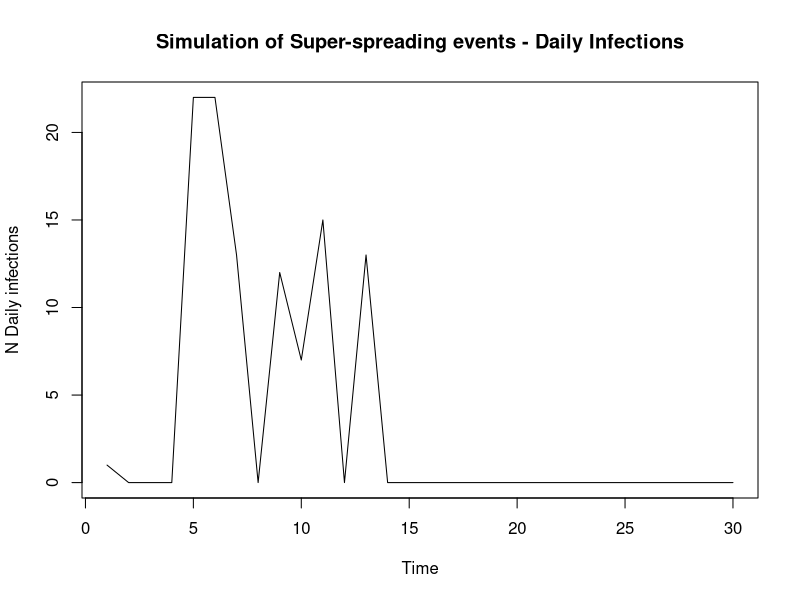
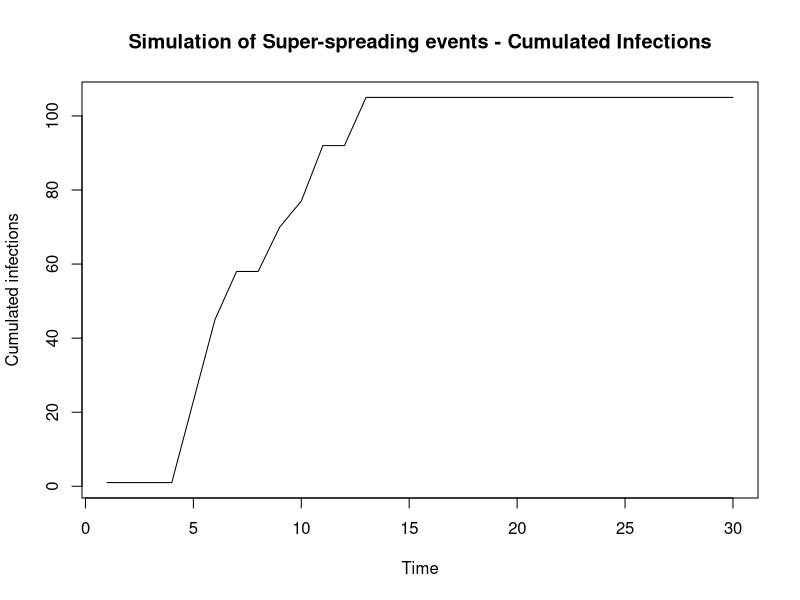

The R script that drew these images, in order: (Note: this script raises an error after producing the figures.)
#Simulate Branching Process
#par(mar=c(1,1,1,1))

#Parameters
num_days = 30 #100
shape_gamma = 6
scale_gamma = 1
alphaX = 1 #Without ss event, ~r0. 

#Function
simulate_branching_ss = function(num_days, shape_gamma, scale_gamma, alphaX, betaX, gammaX) {
  'Simulate an epidemic with Superspreading events
  prop_ss = Proportion of superspreading days
  magnitude_ss = increased rate of superspreading event'
  
  #Set up
  total_infecteds = vector('numeric', num_days)
  nsse_infecteds = vector('numeric', num_days)
  sse_infecteds = vector('numeric', num_days)
  total_infecteds[1] = 1
  nsse_infecteds[1] = 1
  sse_infecteds[1] = 0
  
  #Infectiousness (Discrete gamma) - I.e 'Infectiousness Pressure' - Sum of all people
  #Explanation: Gamma is a continuous function so integrate over the density at that point in time (today - previous day)
  prob_infect = pgamma(c(1:num_days), shape = shape_gamma, scale = scale_gamma) - pgamma(c(0:(num_days-1)), shape = shape_gamma, scale = scale_gamma)
  
  #Days of Infection Spreading
  for (t in 2:num_days) {
    
    #Regular infecteds (tot_rate = lambda) fix notation
    lambda_t = sum(nsse_infecteds[1:(t-1)]*rev(prob_infect[1:(t-1)])) #?Why is it the reversed probability
    tot_rate = alphaX*lambda_t #Product of infecteds & their probablilty of infection along the gamma dist at that point in time
    nsse_infecteds[t] = rpois(1, tot_rate) #Assuming number of cases each day follows a poisson distribution. Causes jumps in data 
    
    #Super-spreaders
    n_t = rpois(1, betaX*lambda_t) #Number of super-spreading events (beta)
    
    if (n_t > 0){
      sse_infecteds[t] = rpois(1, gammaX*n_t) #z_t: Total infecteds due to super-spreading event - num of events x Num individuals
    }
    
    total_infecteds[t] = nsse_infecteds[t] + sse_infecteds[t]
  }
  
  total_infecteds
}

#Implement
betaX = 10 
gammaX = 5
start_time = Sys.time()
x = simulate_branching_ss(num_days, shape_gamma, scale_gamma, alphaX, gammaX, betaX)
end_time = Sys.time()
time_elap = end_time - start_time
#print(time_elap)
x

#Plots
plot.ts(x, ylab = "N Daily infections", main = 'Simulation of Super-spreading events - Daily Infections')
cum_data <- cumsum(x)
plot.ts(cum_data, ylab = "Cumulated infections", main = 'Simulation of Super-spreading events - Cumulated Infections')


#*********************************************************************
#Plots
plot_variations = function(list_r0, list_scale_shape, num_days){
  #Plot
  par(mfrow=c(3,5))
  for (shape_scale in list_scale_shape){
    shape_gamma = shape_scale[[1]]
    scale_gamma = shape_scale[[2]]
    for (r0 in list_r0){
      num_daily = simulate_branching(num_days, r0, shape_gamma, scale_gamma)
      plot.ts(num_daily,lwd = 2, ylab = "N Daily infections", col = 'purple')
    }
  }
}

#*********
#Params + Apply
num_days = 30
list_r0 = c(0.5, 1, 2, 4, 8)
#list_shape_scale = list(list(9,0.5) , list(7.5,1.0), list(6,1))
list_shape_scale = list(list(2,2), list(3,2), list(1.5, 2))
plot_variations(list_r0,  list_shape_scale, num_days)

#**********
#Inspect gamma density
seq1 = seq(0.0, 10, by = 1)
gammaX = dgamma(seq1, shape = 1.5, scale = 2)
plot(seq1, gammaX)


#***************
#*Negative Binomial - inspect
vs = c();

#Poisson of poissons
for (i in 1:10000){
  vs[i] = rpois(1, rpois(1,20))
}

print(c(mean(vs), var(vs)))

#Negative Binomial
vs2 = rnbinom(10000, 20, 0.5)
print(c(mean(vs), var(vs)))

hist(vs)
hist(vs2)

#**************************
#*Neyman type A distribution
seq1 = seq(0.0, 10, by = 1)
neyAdist = dCompound(seq1, parent = "pois", compound = "neymantypea", compoundDist = "neymantypea")

neyAdist = dCompound(seq1, parent = "poisson", compound = "poisson", compoundDist = "neymantypea", params = c(1,1), shape1 = 1, shape2 = 1)

neyAdist = dCompound(seq1, parent = "poisson", compoundDist = "neymantypea", params = c(1,1))

plot(seq1, neyAdist)

seq2 = seq(-1, 1, by = 0.2)
params<-c(4,5)
pgfDneymantypea(seq2,params)
